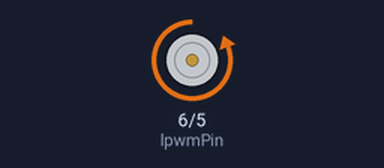
Simulated run of this sketch. Board: Arduino Uno, built with avr-gcc and run on an emulated ATmega328P. Parts: motor-driver pin pairs drawn as motors (green arrow = first pin HIGH = forward, orange = second pin HIGH = backward, longer = more drive). What the sketch prints to the serial monitor is not drawn.

Above: at 0.05 s.
Timing chart, 0 to 3.0 s (numbered marks = the images above):
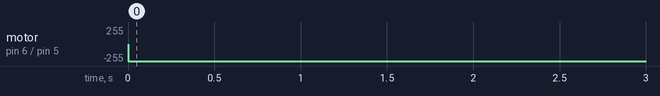

Measured:
- by itself, motor on pin 6 (lpwmPin) / pin 5 (rpwmPin): stopped → backward 255/255 at 0.00 s

The sketch:

millisTest.ino
```cpp
const int rpwmPin = 5;
const int lpwmPin = 6;

void setup() {
  // put your setup code here, to run once:
  pinMode(rpwmPin, OUTPUT);
  pinMode(lpwmPin, OUTPUT);

  analogWrite(rpwmPin, 0);
  analogWrite(lpwmPin, 0);

  Serial.begin(9600);

}

void loop() {
  // put your main code here, to run repeatedly:
  lenkRechts();

}

void lenkRechts() {
  static unsigned long startTime = 0;
  static bool aktiv = false;

  if (!aktiv) {
    analogWrite(rpwmPin, 255);
    analogWrite(lpwmPin, 0);
    Serial.println("Begin Rechts");
    startTime = millis();
    aktiv = true;
  }

  if (aktiv && millis() - startTime >= 800) {
    analogWrite(rpwmPin, 0);
    Serial.println("Ende Rechts");
    aktiv = false;
  }
}

void lenkLinks() {
  static unsigned long startTime = 0;
  static bool aktiv = false;

  if (!aktiv) {
    analogWrite(lpwmPin, 255);
    analogWrite(rpwmPin, 0);
    Serial.println("Begin Links");
    startTime = millis();
    aktiv = true;
  }

  if (aktiv && millis() - startTime >= 800) {
    analogWrite(lpwmPin, 0);
    Serial.println("Ende Links");
    aktiv = false;
  }
}
```
